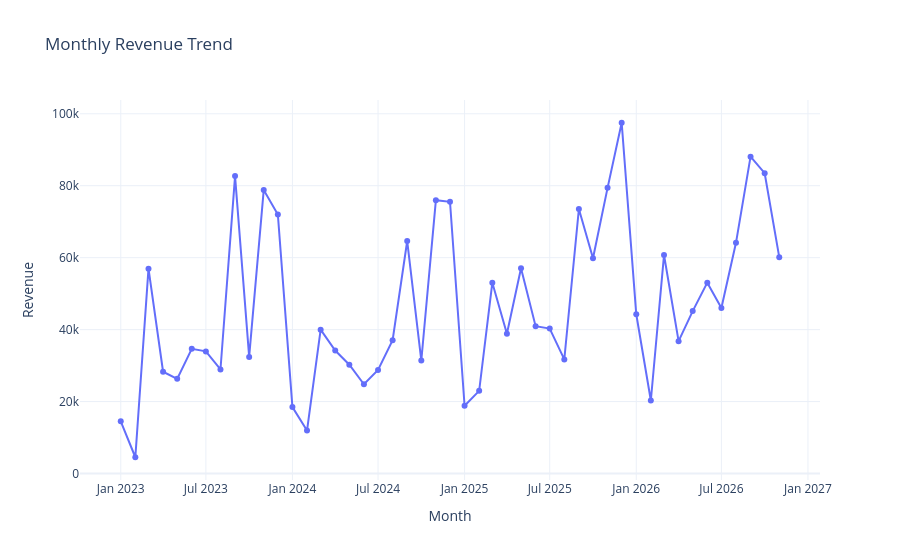

The cell this chart's notebook holds for it:
### Code cell
import plotly.express as px

fig = px.line(
    monthly_sales,
    x="Order Date",
    y="Revenue",
    title="Monthly Revenue Trend",
    markers=True,
    labels={
        "Order Date": "Month",
        "Revenue": "Revenue"
    }
)

fig.update_layout(
    template="plotly_white",
    hovermode="x unified",
    xaxis_title="Month",
    yaxis_title="Revenue"
)

fig.show()
